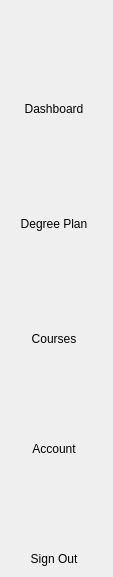
       <widget class="QFrame" name="navigation">
        <property name="frameShape">
         <enum>QFrame::NoFrame</enum>
        </property>
        <property name="frameShadow">
         <enum>QFrame::Plain</enum>
        </property>
        <property name="lineWidth">
         <number>0</number>
        </property>
        <widget class="QPushButton" name="courses">
         <property name="geometry">
          <rect>
           <x>20</x>
           <y>255</y>
           <width>70</width>
           <height>70</height>
          </rect>
         </property>
         <property name="sizePolicy">
          <sizepolicy hsizetype="Preferred" vsizetype="Preferred">
           <horstretch>0</horstretch>
           <verstretch>0</verstretch>
          </sizepolicy>
         </property>
         <property name="minimumSize">
          <size>
           <width>70</width>
           <height>70</height>
          </size>
         </property>
         <property name="maximumSize">
          <size>
           <width>70</width>
           <height>70</height>
          </size>
         </property>
         <property name="text">
          <string/>
         </property>
         <property name="icon">
          <iconset>
           <normaloff>img/courses.png</normaloff>img/courses.png</iconset>
         </property>
         <property name="iconSize">
          <size>
           <width>70</width>
           <height>70</height>
          </size>
         </property>
         <property name="flat">
          <bool>true</bool>
         </property>
        </widget>
        <widget class="QPushButton" name="account">
         <property name="geometry">
          <rect>
           <x>22</x>
           <y>365</y>
           <width>70</width>
           <height>70</height>
          </rect>
         </property>
         <property name="sizePolicy">
          <sizepolicy hsizetype="Preferred" vsizetype="Preferred">
           <horstretch>0</horstretch>
           <verstretch>0</verstretch>
          </sizepolicy>
         </property>
         <property name="minimumSize">
          <size>
           <width>70</width>
           <height>70</height>
          </size>
         </property>
         <property name="maximumSize">
          <size>
           <width>70</width>
           <height>70</height>
          </size>
         </property>
         <property name="text">
          <string/>
         </property>
         <property name="icon">
          <iconset>
           <normaloff>img/student.png</normaloff>img/student.png</iconset>
         </property>
         <property name="iconSize">
          <size>
           <width>70</width>
           <height>70</height>
          </size>
         </property>
         <property name="flat">
          <bool>true</bool>
         </property>
        </widget>
        <widget class="QPushButton" name="dashboard">
         <property name="enabled">
          <bool>true</bool>
         </property>
         <property name="geometry">
          <rect>
           <x>20</x>
           <y>25</y>
           <width>70</width>
           <height>70</height>
          </rect>
         </property>
         <property name="sizePolicy">
          <sizepolicy hsizetype="Preferred" vsizetype="Preferred">
           <horstretch>0</horstretch>
           <verstretch>0</verstretch>
          </sizepolicy>
         </property>
         <property name="minimumSize">
          <size>
           <width>70</width>
           <height>70</height>
          </size>
         </property>
         <property name="maximumSize">
          <size>
           <width>70</width>
           <height>70</height>
          </size>
         </property>
         <property name="text">
          <string/>
         </property>
         <property name="icon">
          <iconset>
           <normaloff>img/dashboard.png</normaloff>img/dashboard.png</iconset>
         </property>
         <property name="iconSize">
          <size>
           <width>70</width>
           <height>70</height>
          </size>
         </property>
         <property name="flat">
          <bool>true</bool>
         </property>
        </widget>
        <widget class="QPushButton" name="degreeplan">
         <property name="geometry">
          <rect>
           <x>20</x>
           <y>140</y>
           <width>70</width>
           <height>70</height>
          </rect>
         </property>
         <property name="sizePolicy">
          <sizepolicy hsizetype="Preferred" vsizetype="Preferred">
           <horstretch>0</horstretch>
           <verstretch>0</verstretch>
          </sizepolicy>
         </property>
         <property name="minimumSize">
          <size>
           <width>70</width>
           <height>70</height>
          </size>
         </property>
         <property name="maximumSize">
          <size>
           <width>70</width>
           <height>70</height>
          </size>
         </property>
         <property name="text">
          <string/>
         </property>
         <property name="icon">
          <iconset>
           <normaloff>img/degreeplan.png</normaloff>img/degreeplan.png</iconset>
         </property>
         <property name="iconSize">
          <size>
           <width>70</width>
           <height>70</height>
          </size>
         </property>
         <property name="flat">
          <bool>true</bool>
         </property>
        </widget>
        <widget class="QPushButton" name="logout">
         <property name="geometry">
          <rect>
           <x>20</x>
           <y>475</y>
           <width>70</width>
           <height>70</height>
          </rect>
         </property>
         <property name="sizePolicy">
          <sizepolicy hsizetype="Preferred" vsizetype="Preferred">
           <horstretch>0</horstretch>
           <verstretch>0</verstretch>
          </sizepolicy>
         </property>
         <property name="minimumSize">
          <size>
           <width>70</width>
           <height>70</height>
          </size>
         </property>
         <property name="maximumSize">
          <size>
           <width>70</width>
           <height>70</height>
          </size>
         </property>
         <property name="text">
          <string/>
         </property>
         <property name="icon">
          <iconset>
           <normaloff>img/exit.png</normaloff>img/exit.png</iconset>
         </property>
         <property name="iconSize">
          <size>
           <width>70</width>
           <height>70</height>
          </size>
         </property>
         <property name="flat">
          <bool>true</bool>
         </property>
        </widget>
        <widget class="QLabel" name="dashboard_label">
         <property name="geometry">
          <rect>
           <x>4</x>
           <y>100</y>
           <width>100</width>
           <height>18</height>
          </rect>
         </property>
         <property name="text">
          <string>Dashboard</string>
         </property>
         <property name="alignment">
          <set>Qt::AlignCenter</set>
         </property>
        </widget>
        <widget class="QLabel" name="degreeplan_label">
         <property name="geometry">
          <rect>
           <x>4</x>
           <y>215</y>
           <width>100</width>
           <height>18</height>
          </rect>
         </property>
         <property name="text">
          <string>Degree Plan</string>
         </property>
         <property name="alignment">
          <set>Qt::AlignCenter</set>
         </property>
        </widget>
        <widget class="QLabel" name="courses_label">
         <property name="geometry">
          <rect>
           <x>4</x>
           <y>330</y>
           <width>100</width>
           <height>18</height>
          </rect>
         </property>
         <property name="text">
          <string>Courses</string>
         </property>
         <property name="alignment">
          <set>Qt::AlignCenter</set>
         </property>
        </widget>
        <widget class="QLabel" name="account_label">
         <property name="geometry">
          <rect>
           <x>4</x>
           <y>440</y>
           <width>100</width>
           <height>18</height>
          </rect>
         </property>
         <property name="text">
          <string>Account</string>
         </property>
         <property name="alignment">
          <set>Qt::AlignCenter</set>
         </property>
        </widget>
        <widget class="QLabel" name="logout_label">
         <property name="geometry">
          <rect>
           <x>4</x>
           <y>550</y>
           <width>100</width>
           <height>18</height>
          </rect>
         </property>
         <property name="text">
          <string>Sign Out</string>
         </property>
         <property name="alignment">
          <set>Qt::AlignCenter</set>
         </property>
        </widget>
       </widget>
